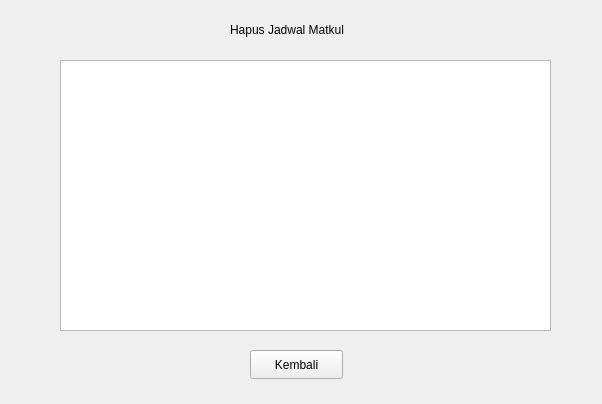
<?xml version="1.0" encoding="UTF-8"?>
<ui version="4.0">
 <class>FormDeleteMatkul</class>
 <widget class="QWidget" name="FormDeleteMatkul">
  <property name="geometry">
   <rect>
    <x>0</x>
    <y>0</y>
    <width>602</width>
    <height>404</height>
   </rect>
  </property>
  <property name="windowTitle">
   <string>Form</string>
  </property>
  <widget class="QTableView" name="tvDaftarMatkul">
   <property name="geometry">
    <rect>
     <x>60</x>
     <y>60</y>
     <width>491</width>
     <height>271</height>
    </rect>
   </property>
  </widget>
  <widget class="QPushButton" name="pbKembali">
   <property name="geometry">
    <rect>
     <x>250</x>
     <y>350</y>
     <width>93</width>
     <height>29</height>
    </rect>
   </property>
   <property name="text">
    <string>Kembali</string>
   </property>
  </widget>
  <widget class="QLabel" name="label">
   <property name="geometry">
    <rect>
     <x>230</x>
     <y>20</y>
     <width>161</width>
     <height>20</height>
    </rect>
   </property>
   <property name="text">
    <string>Hapus Jadwal Matkul</string>
   </property>
  </widget>
 </widget>
 <resources/>
 <connections/>
</ui>
